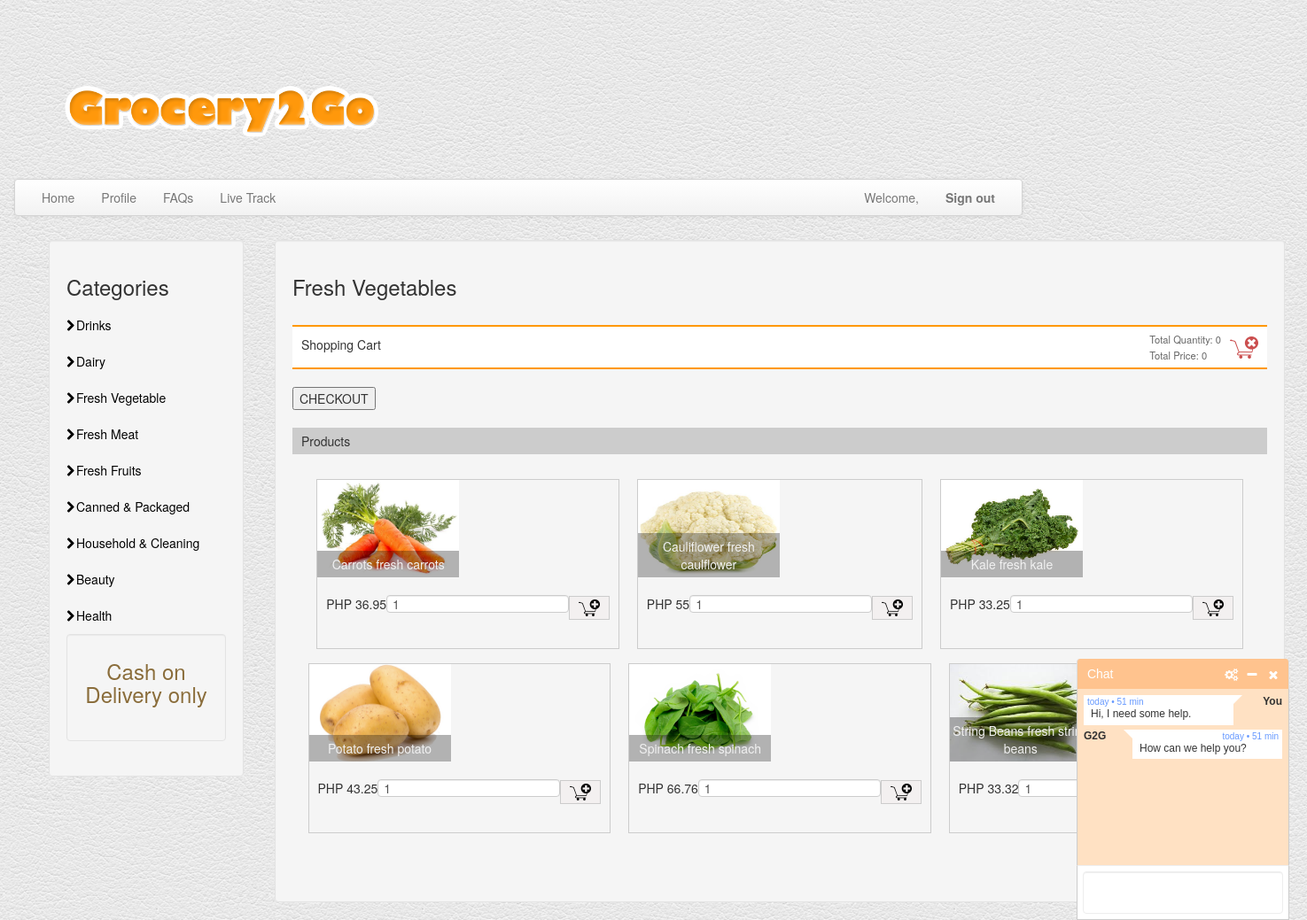
/shop-cart/freshvegg.php, run on the app's committed database.
### tables this page shows
CREATE TABLE `tbl_product` (
  `id` int(8) NOT NULL,
  `name` varchar(255) NOT NULL,
  `itm_descrip` varchar(250) NOT NULL,
  `code` varchar(255) NOT NULL,
  `image` text NOT NULL,
  `price` double(10,2) NOT NULL,
  `gm_id` int(11) NOT NULL,
  `categ_id` int(11) NOT NULL
);

### shop-cart/ShoppingCart.php (called while the page is built, shortened)
<?php
require_once "DBController.php";
class ShoppingCart extends DBController
{
    function getAllProduct()
    {
        $query = "SELECT * FROM tbl_product";
        $productResult = $this->getDBResult($query);
        return $productResult;
    }
}

### shop-cart/DBController.php (called while the page is built, shortened)
<?php
class DBController
{
    private $host = "localhost";
    private $user = "root";
    private $password = "";
    private $database = "grocery2go";
    private static $conn;
    function __construct()
    {
        $this->conn = mysqli_connect($this->host, $this->user, $this->password, $this->database);
    }
    function getDBResult($query, $params = array())
    {
        $sql_statement = $this->conn->prepare($query);
        $sql_statement->execute();
        $result = $sql_statement->get_result();
        if ($result->num_rows > 0) {
            while ($row = $result->fetch_assoc()) {
                $resultset[] = $row;
            }
        }
        if (! empty($resultset)) {
            return $resultset;
        }
    }
}

### shop-cart/freshvegg-list.php (the view)
<div id="product-grid">
    <div class="txt-heading">
        <div class="txt-heading-label">Products</div>
    </div>
    <?php
    $query = "SELECT * FROM tbl_product";
    $product_array = $shoppingCart->getAllProduct($query);
    if (! empty($product_array)) {
        foreach ($product_array as $key => $value) {
          if ($product_array[$key]["categ_id"] == 3  && $product_array[$key]["gm_id"] == 2) {
            ?>
        <div class="product-item">
        <form method="post"
            action="freshvegg.php?action=add&code=<?php echo $product_array[$key]["code"]; ?>">
            <div class="product-image">
                <img src="<?php echo $product_array[$key]["image"]; ?>">
                <div class="product-title">
                    <?php echo $product_array[$key]["name"]; ?>
                    <?php echo $product_array[$key]["itm_descrip"]; ?>
                </div>
            </div>
            <div class="product-footer">
                <div class="float-right">
                    <input type="text" name="quantity" value="1"
                        size="2" class="input-cart-quantity" /><input type="image"
                        src="add-to-cart.png" class="btnAddAction" />
                </div>
                <div class="product-price float-left" id="product-price-<?php echo $product_array[$key]["code"]; ?>"><?php echo "PHP ".$product_array[$key]["price"]; ?></div>
            </div>
        </form>
    </div>
    <?php }
        }
    }
    ?>
</div>

### shop-cart/style.css (style rules this page uses)
body { background:url(assets/img/white_leather.png) repeat 0 0; }

### shop-cart/style1.css (style rules this page uses)
body { max-width: 550px; margin: 0; font-family: Arial, Helvetica, sans-serif; }
.txt-heading { margin: 20px 0px; text-align: left; background: #cccccc; padding: 5px 10px; overflow: auto; }
.txt-heading-label { display: inline-block; }
.btnAddAction { padding: 3px 10px; cursor: pointer; border: #CCC 1px solid; background: #f3f0f0; }
#product-grid { margin-bottom: 30px; text-align: center; padding-bottom: 20px; }
.product-item { display: inline-block; margin: 8px; border: #CCC 1px solid; }
.product-title { position: absolute; bottom: 0px; background: rgba(0, 0, 0, 0.3); width: 100%; padding: 5px 0px; color: #f1f1f1; }
.product-image { height: 110px; width:160px; position:relative; }
.product-image img { width:100%; height: 110px; }
.product-footer { padding: 20px 10px 10px; overflow: auto; }
.float-left { float:left; }
.float-right { float:right; }
.input-cart-quantity { padding: 6px; margin: 0; vertical-align: top; border: #CCC 1px solid; border-right: 0px; }

### data on the page
tbl_product: shows a picture, name "Carrots", itm_descrip "fresh carrots", price "36.95"
tbl_product: shows a picture, name "Cauliflower", itm_descrip "fresh caulflower", price "55"
tbl_product: shows a picture, name "Kale", itm_descrip "fresh kale", price "33.25"
tbl_product: shows a picture, name "Potato", itm_descrip "fresh potato", price "43.25"
tbl_product: shows a picture, name "Spinach", itm_descrip "fresh spinach", price "66.76"
tbl_product: shows a picture, name "String Beans", itm_descrip "fresh string beans", price "33.32"

### other printed values
$item_quantity "0"
$item_price "0"
